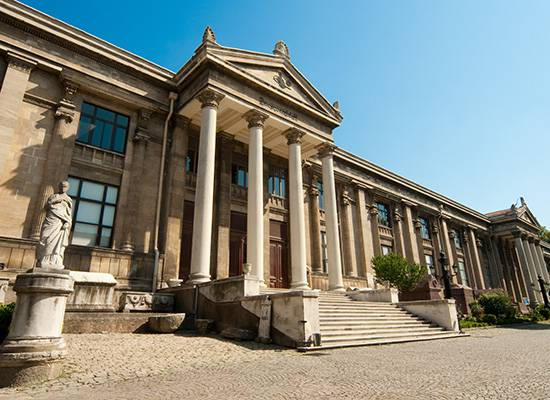
#> input picture input/Museum.png, 550 x 400 px
$ python Computer_Vision_Basics.py
#> lines starting #> are read from the running program, lines starting #| are printed output that depends on the picture; after the words box and inside, x2 and y2 are one past the last pixel; in counts of white or black regions, pixels touching at a corner belong together
# -*- coding: utf-8 -*-
"""
Created on Tue Nov  3 16:25:06 2020

@author: Abdullah Hamza Şahin
"""

import cv2
import numpy as np
from matplotlib import pyplot as plt
from scipy import ndimage

#İstanbul Arkeoloji Museum
original_image = cv2.imread("./input/Museum.png")
#> original_image is the input picture: shape (400, 550, 3); mean B, G, R 128.8, 135.6, 129.7
dims = original_image.shape
#> dims = (400, 550, 3)

#Section a

crop_height = int(dims[0]/4)
#> crop_height = 100
crop_width = int(dims[1]/4)
#> crop_width = 137

half_image = original_image[crop_height:dims[0]-crop_height, crop_width: dims[1]-crop_width, ::]
half_dims = half_image.shape
#> half_dims = (200, 276, 3)

cv2.imwrite("./output/half_Museum.png" , half_image)
cv2.imshow("half_Museum", half_image)
cv2.waitKey(0) & 0xFF == ord('q')
cv2.destroyAllWindows()

##############################################################
#Section b

#Channel order is BGR
red_channel = original_image[::,::,2]
blue_channel = original_image[::, ::, 0]

changed_image = original_image.copy()

changed_image[::,::,0] = red_channel
changed_image[::, ::, 2] = blue_channel
cv2.imwrite("./output/channel_changed_Museum.png", changed_image)
cv2.imshow("channel_changed_Museum", changed_image)
cv2.waitKey(0) & 0xFF == ord('q')
cv2.destroyAllWindows()
##############################################################

#section c

gray_image = cv2.cvtColor(original_image, cv2.COLOR_BGR2GRAY)
cv2.imwrite("./output/grayscale_Museum.png", gray_image)
cv2.imshow("gray_Museum", gray_image)
cv2.waitKey(0) & 0xFF == ord('q')
cv2.destroyAllWindows()

##############################################################

#Section d

im = cv2.imread("./input/Museum.png").astype(np.float32)
im = cv2.cvtColor(im, cv2.COLOR_BGR2GRAY)
#> im: shape (400, 550) float32

#For better detection blurring
gray = cv2.GaussianBlur(im, (5,5), 1)
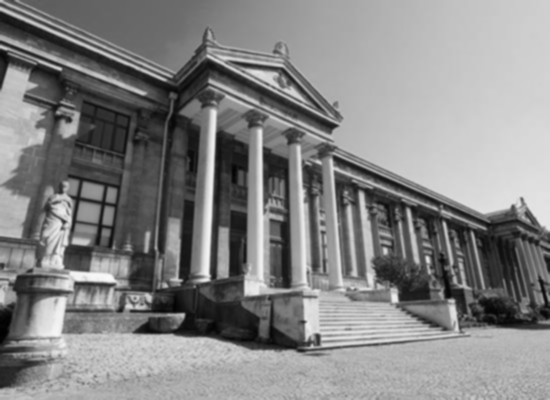
#> gray: shape (400, 550) float32; min 0.894, max 250.1, mean 133
gray /=255.0

kernelx = np.array([[-1, 0, 1], [-2, 0, 2], [-1, 0, 1]], dtype = np.float32)
kernely = np.array([[-1, -2, -1], [0, 0, 0], [1, 2, 1]], dtype = np.float32)


gradient_x = cv2.filter2D(gray, -1, kernelx)
gradient_y = cv2.filter2D(gray, -1, kernely)
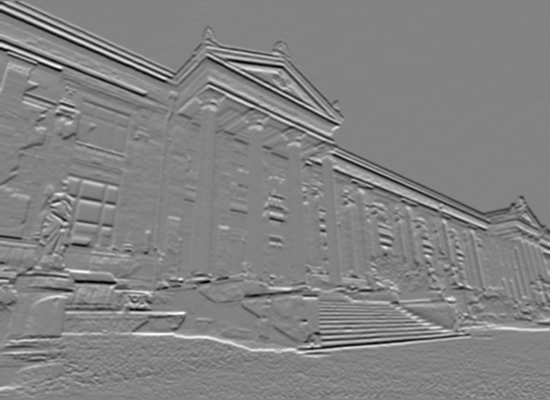
#> gradient_y: shape (400, 550) float32; min -2.07, max 1.96, mean 0.00204; drawn with min black and max white

#Calculate the gradient magnitude
gradient_magnitude = np.hypot(gradient_x, gradient_y)

dx = gradient_x*255.0
dy = gradient_y*255.0

cv2.imwrite("./output/gradientx.png", dx)
cv2.imwrite("./output/gradienty.png", dy)

cv2.imshow("gradientx", gradient_x)
cv2.imshow("gradienty", gradient_y)

cv2.waitKey(0) & 0xFF == ord('q')
cv2.destroyAllWindows()


orientation = cv2.phase(dx, dy, angleInDegrees=True)
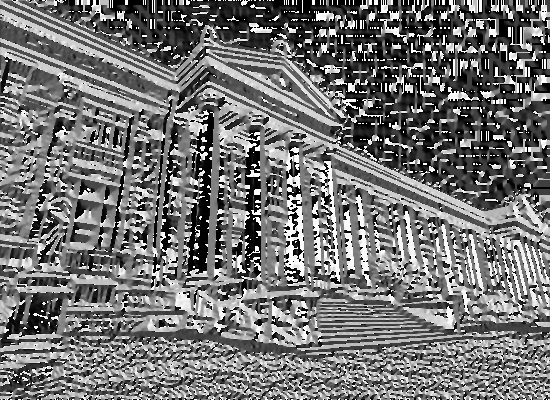
#> orientation: shape (400, 550) float32; min 0, max 360, mean 163; drawn with min black and max white

thresh = 100
_, binary_image = cv2.threshold(gradient_magnitude*255.0, thresh, 255, cv2.THRESH_BINARY)
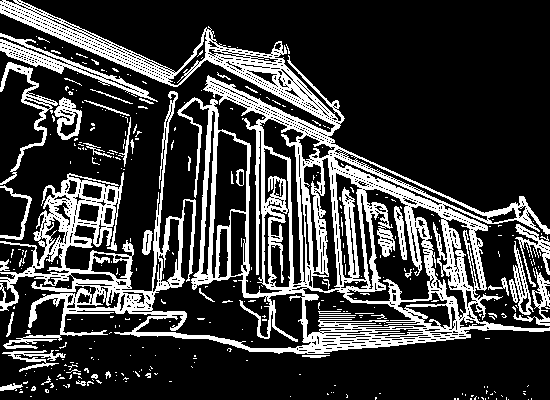
#> binary_image: shape (400, 550) float32; 23.4% white; 362 white regions (319 under 20 px), largest, box (x1, y1, x2, y2) and area: (0, 0, 550, 354) 42415, (0, 33, 158, 102) 1639, (0, 62, 58, 185) 1035

red = np.array([0, 0, 255])
green = np.array([0, 255, 0])
cyan = np.array([255, 255, 0])
yellow = np.array([0, 255, 255])
blue = np.array([255,0,0])
pink = np.array([255,0,255])

gradient_orien_map = np.zeros((orientation.shape[0], orientation.shape[1], 3), dtype=np.uint8)


gradient_orien_map[ (binary_image == 255) & (orientation < 90) ] = red
gradient_orien_map[(binary_image == 255) & (orientation >= 90) & (orientation < 135)] = cyan
gradient_orien_map[(binary_image == 255) & (orientation >= 135) & (orientation < 180)] = blue
gradient_orien_map[(binary_image == 255) & (orientation >= 180) & (orientation < 225)] = green
gradient_orien_map[(binary_image == 255) & (orientation >= 225) & (orientation < 270)] = pink
gradient_orien_map[(binary_image == 255) & (orientation >= 270)] = yellow


# just for showing it with opencv, replace it with matplotlib if you prefer
cv2.imshow("Gradient_Orientation", gradient_orien_map)
cv2.imshow("gradient_magnitude",gradient_magnitude)
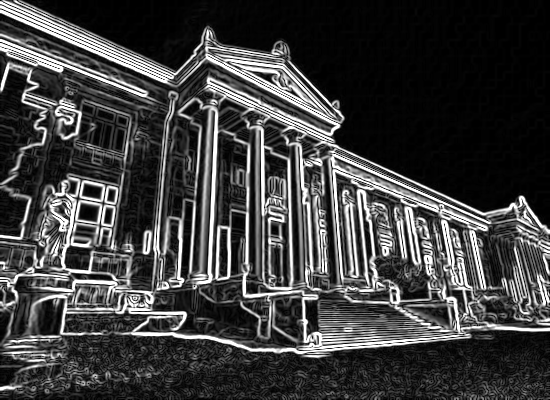
#> window 'gradient_magnitude': shape (400, 550); min 0, max 255, mean 63.3

cv2.imwrite("./output/Gradient_orientation.png", gradient_orien_map)
cv2.imwrite("./output/gradient_magnitude.png", gradient_magnitude*255.0)

cv2.waitKey(0) & 0xFF == ord('q')
cv2.destroyAllWindows()

cv2.waitKey(0) & 0xFF == ord('q')
cv2.destroyAllWindows()
############################################################

#Section e
original_image = cv2.imread("./input/Museum.png")
gray_scale_museum = cv2.cvtColor(original_image, cv2.COLOR_BGR2GRAY)


sigma1 = ndimage.gaussian_laplace(gray_scale_museum, sigma=1)
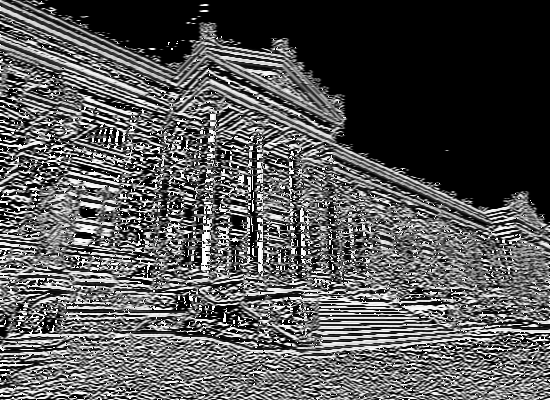
#> sigma1: shape (400, 550); min 0, max 255, mean 85.5
sigma2 = ndimage.gaussian_laplace(gray_scale_museum, sigma=2)
sigma3 = ndimage.gaussian_laplace(gray_scale_museum, sigma=3)
sigma4 = ndimage.gaussian_laplace(gray_scale_museum, sigma=4)
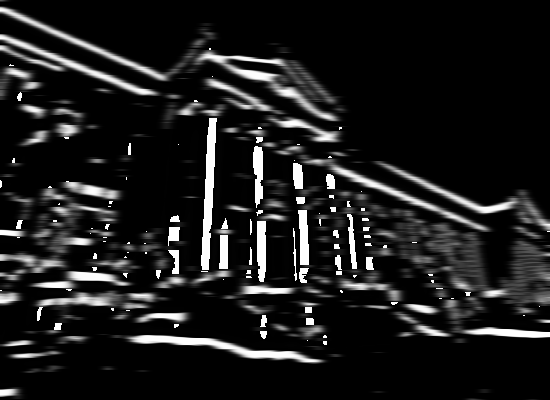
#> sigma4: shape (400, 550); min 0, max 255, mean 29.1

fig, ((ax1, ax2), (ax3, ax4)) = plt.subplots(2, 2)

ax1.imshow(sigma1)
ax1.set_title("Sigma=1")
ax1.get_xaxis().set_visible(False)

ax2.imshow(sigma2)
ax2.set_title("Sigma=2")
ax2.get_xaxis().set_visible(False)

ax3.imshow(sigma3)
ax3.set_title("Sigma=3")
ax3.get_xaxis().set_visible(False)

ax4.imshow(sigma4)
ax4.set_title("Sigma=4")
ax4.get_xaxis().set_visible(False)


cv2.imshow("Sigma1_LoG", sigma1)
cv2.imshow("Sigma2_LoG", sigma2)
cv2.imshow("Sigma3_LoG", sigma3)
cv2.imshow("Sigma4_LoG", sigma4)


cv2.waitKey(0) & 0xFF == ord('q')
cv2.destroyAllWindows()
##########################################################
